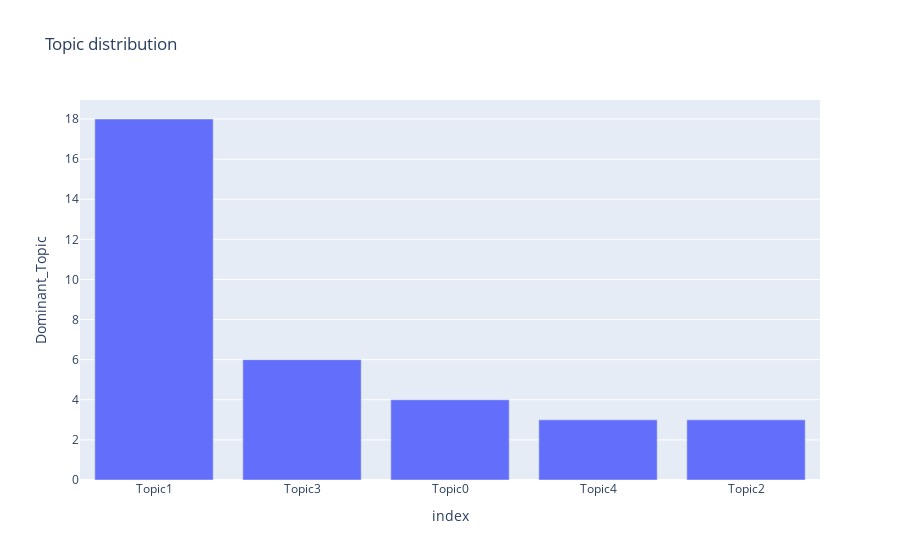

Notebook cell for this chart:
### Code cell
fig.show()

### Figure 1 — Plotly figure (JSON) as saved in the notebook; plotly's stock layout.template omitted (floating-point values rounded to 4 significant figures)
{"data": [{"alignmentgroup": "True", "hovertemplate": "index=%{x}<br>Dominant_Topic=%{y}<extra></extra>", "legendgroup": "", "marker": {"color": "#636efa", "pattern": {"shape": ""}}, "name": "", "offsetgroup": "", "orientation": "v", "showlegend": false, "textposition": "auto", "type": "bar", "x": ["Topic1", "Topic3", "Topic0", "Topic4", "Topic2"], "xaxis": "x", "y": [18, 6, 4, 3, 3], "yaxis": "y"}], "layout": {"barmode": "relative", "legend": {"tracegroupgap": 0}, "title": {"text": "Topic distribution"}, "xaxis": {"anchor": "y", "domain": [0, 1], "title": {"text": "index"}}, "yaxis": {"anchor": "x", "domain": [0, 1], "title": {"text": "Dominant_Topic"}}}}
